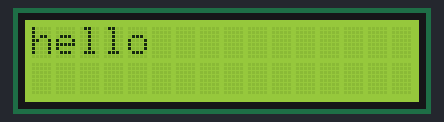
A sketch run on a simulated Arduino Uno, built with avr-gcc and run on an emulated ATmega328P. Parts: 16×2 character LCD.

Above: at 0.1 s.
At 7.9 s:
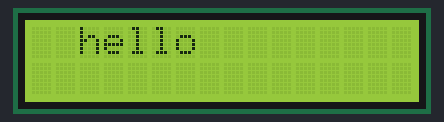
At 15.8 s:
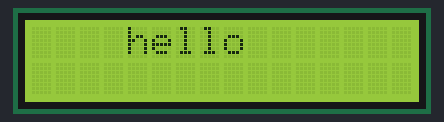
At 23.7 s:
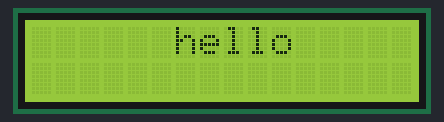
At 31.6 s:
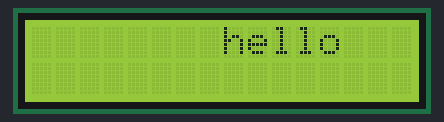
At 39.5 s:
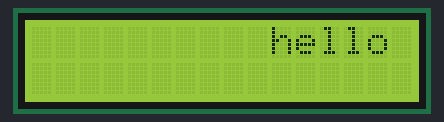

Measured:
- what the display in image 1 shows lasts 1.2 s, from 7.8 s to 9.0 s

The sketch:

ex10_Scroll.ino
```cpp
#include <LiquidCrystal.h>


const int rs = 14, en = 12, d4 = 13, d5 = 5, d6 = 23, d7 = 19;
LiquidCrystal lcd(rs, en, d4, d5, d6, d7);

void setup() {
  // set up the LCD's number of columns and rows:
  lcd.begin(16, 2);
  // Print a message to the LCD.
  lcd.print("hello");
  delay(1000);
}

void loop() {
  // scroll 13 positions (string length) to the left
  // to move it offscreen left:
  for (int positionCounter = 0; positionCounter < 6; positionCounter++) {
    // scroll one position left:
    lcd.scrollDisplayLeft();
    // wait a bit:
    delay(150);
  }

  // scroll 29 positions (string length + display length) to the right
  // to move it offscreen right:
  for (int positionCounter = 0; positionCounter < 24; positionCounter++) {
    // scroll one position right:
    lcd.scrollDisplayRight();
    // wait a bit:
    delay(150);
  }

  // scroll 16 positions (display length + string length) to the left
  // to move it back to center:
  for (int positionCounter = 0; positionCounter < 16; positionCounter++) {
    // scroll one position left:
    lcd.scrollDisplayLeft();
    // wait a bit:
    delay(150);
  }

  // delay at the end of the full loop:
  delay(1000);

}
```
